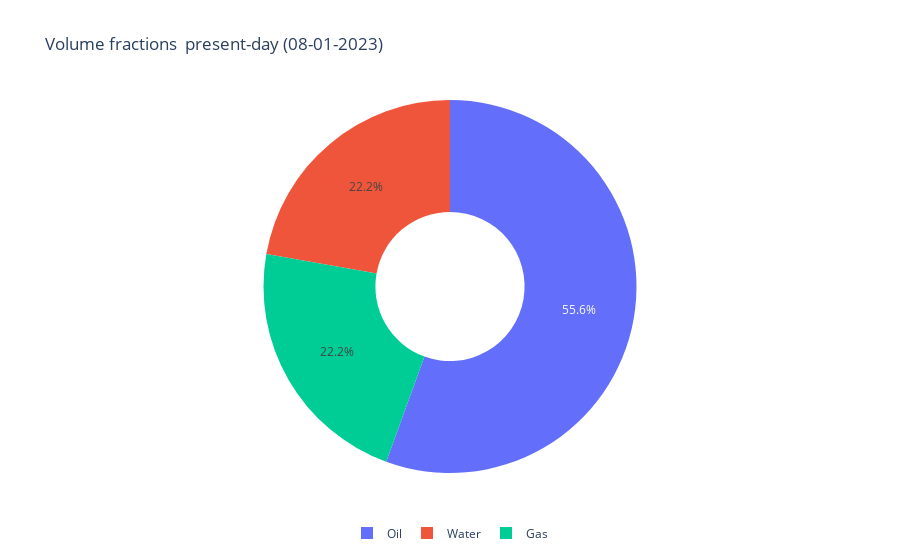

Notebook source saved alongside this figure:
### Code cell
filters = {
    'zone': 'Unique', 'subzone':'Unique'
}
d= apply_dataset_filters( dataset, filters )
p = d.get_pattern(fix_time_gaps=True, fill_nan=0.0)

def fractions_plot( pattern, cummulative = False ):
    liquid_production_summary = pattern.liquid_production.sum(axis=1)
    water_production_summary  = pattern.water_production.sum(axis=1)
    oil_production_summary    = pattern.oil_production.sum(axis=1)
    gas_production_summary    = pattern.gas_production.sum(axis=1)
    liquid_production_summary
    
    fractions_dfs = [water_production_summary, oil_production_summary,gas_production_summary]
    fractions_labels = ['Water', 'Oil','Gas']
    fractions_data   = []
    sum_values = 1.0 
    last_date = water_production_summary.index.max() 

    for n, w in enumerate(fractions_dfs):
        if cummulative:
            w = w.cumsum(axis = 0 )  
            
        last_date_value = w.loc[ w.index.max() ]
        fractions_data.append(last_date_value)
        sum_values = sum_values + last_date_value 
        last_date = max( last_date, w.index.max() )
    for n in range( len(fractions_data )):
        fractions_data[n] = round( fractions_data[n] / sum_values, 1 ) 
    
        x = 'cummulative' if cummulative == True else '' 
        layout = copy.deepcopy( default_plotly_layout_python() )
        title = f'Volume fractions {x} present-day ({last_date.strftime("%d-%m-%Y")})'
        fig_dict  = {'data' : { 'values':fractions_data,'labels':fractions_labels, 'type':'pie','hole':0.4, 'name':'Fractions'}}
        fig_dict['layout'] = {'title':title}
        fig_dict['layout']['legend'] =dict(orientation='h',yanchor='bottom',y=-0.2,xanchor='center',x=0.5)
    return fig_dict

fig = fractions_plot( p, cummulative = False )
pio.show( fig )

### Figure 1 — Plotly figure (JSON) as saved in the notebook; plotly's stock layout.template omitted (floating-point values rounded to 4 significant figures)
{"data": [{"hole": 0.4, "labels": ["Water", "Oil", "Gas"], "name": "Fractions", "type": "pie", "values": [0.2, 0.5, 0.2]}], "layout": {"legend": {"orientation": "h", "x": 0.5, "xanchor": "center", "y": -0.2, "yanchor": "bottom"}, "title": {"text": "Volume fractions  present-day (08-01-2023)"}}}
